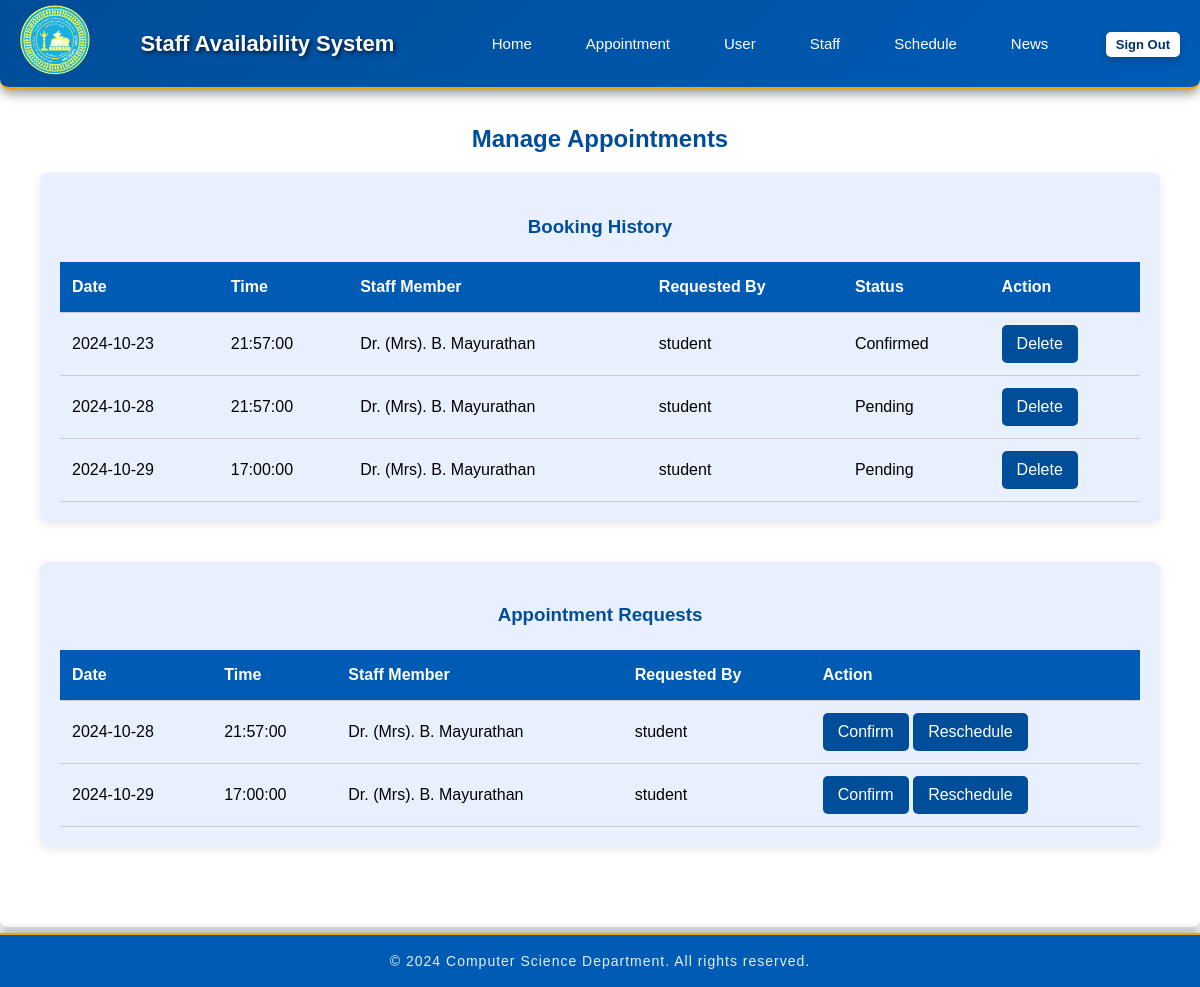
Page /page/AppointmentManagement.php on the earlier database version.
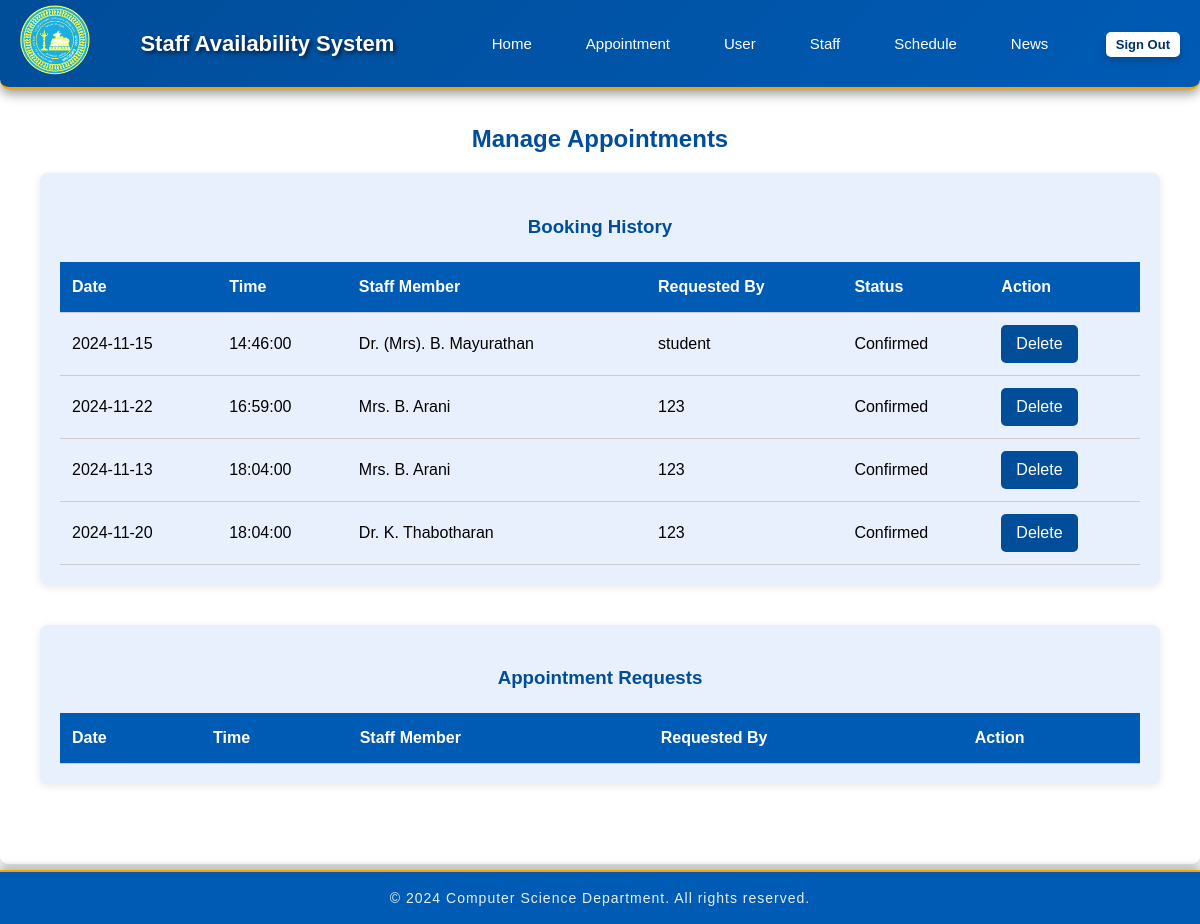
Same page on the later database version.
### tables this page shows
CREATE TABLE `appointments` (
  `id` int(11) NOT NULL,
  `staff_id` int(11) DEFAULT NULL,
  `staff_name` varchar(225) NOT NULL,
  `student_id` int(11) DEFAULT NULL,
  `appointment_date` date NOT NULL,
  `status` enum('Pending','Confirmed','Canceled') DEFAULT 'Pending',
  `created_at` datetime DEFAULT current_timestamp(),
  `appointment_time` time NOT NULL
);

CREATE TABLE `staff` (
  `id` int(11) NOT NULL,
  `name` varchar(255) NOT NULL,
  `position` varchar(100) NOT NULL,
  `office_location` varchar(255) DEFAULT NULL,
  `email` varchar(255) NOT NULL,
  `phone` varchar(20) DEFAULT NULL,
  `office_hours` varchar(255) DEFAULT NULL,
  `created_at` datetime DEFAULT current_timestamp()
);

CREATE TABLE `users` (
  `id` int(11) NOT NULL,
  `full_name` varchar(255) NOT NULL,
  `email` varchar(255) NOT NULL,
  `password` varchar(255) NOT NULL,
  `role` enum('Staff','Student','Admin') NOT NULL,
  `created_at` datetime DEFAULT current_timestamp()
);

### page/AppointmentManagement.php (the view, shortened to what the changed rows need)
<?php
$servername = "localhost";
$username = "csc210user";
$password = "CSC210!";
$dbname = "group6";
$conn = new mysqli($servername, $username, $password, $dbname);
$bookingHistory = [];
$sql = "SELECT a.id, a.appointment_date, a.appointment_time AS appointment_time, s.name AS staff_member,
               u.full_name AS requested_by, a.status
        FROM appointments a
        JOIN staff s ON a.staff_id = s.id
        JOIN users u ON a.student_id = u.id";
$result = $conn->query($sql);
if ($result && $result->num_rows > 0) {
    while ($row = $result->fetch_assoc()) {
        $bookingHistory[] = $row;
    }
}
$appointmentRequests = [];
$sql = "SELECT a.id, a.appointment_date, a.appointment_time AS appointment_time, u.full_name AS requested_by, s.name AS staff_member
        FROM appointments a
        JOIN staff s ON a.staff_id = s.id
        JOIN users u ON a.student_id = u.id WHERE a.status = 'Pending'";
$result = $conn->query($sql);
if ($result && $result->num_rows > 0) {
    while ($row = $result->fetch_assoc()) {
        $appointmentRequests[] = $row;
    }
}
?>
<!DOCTYPE html>
<html lang="en">
<head>
    <link rel="stylesheet" href="../style/navbar.css">
    <link rel="stylesheet" href="../style/stylesAppointment_Management.css">
    <link rel="stylesheet" href="https://cdnjs.cloudflare.com/ajax/libs/font-awesome/6.4.0/css/all.min.css"
/>
</head>
<body>
    <header class="header" id="header">
        <div class="navbar">
            <h1>Staff Availability System</h1>
        </div>
    </header>
    <section id="appointment-management">
        <div class="container">
            <h2>Manage Appointments</h2>
            <div class="section" id="booking-history">
                <table>
                    <thead>
                        <tr>
                            <th>Date</th>
                            <th>Time</th>
                            <th>Staff Member</th>
                            <th>Requested By</th>
                            <th>Status</th>
                            <th>Action</th>
                        </tr>
                    </thead>
                    <tbody id="booking-history-list">
                        <?php foreach ($bookingHistory as $item): ?>
                            <tr>
                                <td><?php echo htmlspecialchars($item['appointment_date']); ?></td>
                                <td><?php echo htmlspecialchars($item['appointment_time']); ?></td>
                                <td><?php echo htmlspecialchars($item['staff_member']); ?></td>
                                <td><?php echo htmlspecialchars($item['requested_by']); ?></td>
                                <td><?php echo htmlspecialchars($item['status']); ?></td>
                                <td>
                                    <form method="POST" style="display: inline;">
                                        <button type="submit" name="delete_appointment" class="delete">Delete</button>
                                    </form>
                                </td>
                            </tr>
                        <?php endforeach; ?>
                    </tbody>
                </table>
            </div>
            <div class="section" id="appointment-requests">
                <table>
                    <thead>
                        <tr>
                            <th>Date</th>
                            <th>Time</th>
                            <th>Staff Member</th>
                            <th>Requested By</th>
                            <th>Action</th>
                        </tr>
                    </thead>
                    <tbody id="appointment-requests-list">
                        <?php foreach ($appointmentRequests as $request): ?>
                            <tr>
                                <td><?php echo htmlspecialchars($request['appointment_date']); ?></td>
                                <td><?php echo htmlspecialchars($request['appointment_time']); ?></td>
                                <td><?php echo htmlspecialchars($request['staff_member']); ?></td>
                                <td><?php echo htmlspecialchars($item['requested_by']); ?></td>
                                <td>
                                    <form method="POST" style="display: inline;">
                                        <button type="submit" name="confirm_appointment" class="confirm">Confirm</button>
                                    </form>
                                    <button type="button" class="reschedule" onclick="showRescheduleModal(<?php echo $request['id']; ?>)">Reschedule</button>
                                </td>
                            </tr>
                        <?php endforeach; ?>
                    </tbody>
                </table>
            </div>
        </div>
    </section>
</body>
</html>

Differences in the rows shown:
removed appointments: appointment_date "2024-10-23", appointment_time "21:57:00", staff.name "Dr. (Mrs). B. Mayurathan", users.full_name "student", status "Confirmed", shown under "Booking History"
removed appointments: appointment_date "2024-10-28", appointment_time "21:57:00", staff.name "Dr. (Mrs). B. Mayurathan", users.full_name "student", status "Pending"
removed appointments: appointment_date "2024-10-29", appointment_time "17:00:00", staff.name "Dr. (Mrs). B. Mayurathan", users.full_name "student", status "Pending"
no longer on this page (row unchanged): users: full_name "student"
added appointments: appointment_date "2024-11-15", appointment_time "14:46:00", staff.name "Dr. (Mrs). B. Mayurathan", users.full_name "student", status "Confirmed", shown under "Booking History"
added appointments: appointment_date "2024-11-22", appointment_time "16:59:00", staff.name "Mrs. B. Arani", users.full_name "123", status "Confirmed", shown under "Booking History"
added appointments: appointment_date "2024-11-13", appointment_time "18:04:00", staff.name "Mrs. B. Arani", users.full_name "123", status "Confirmed", shown under "Booking History"
added appointments: appointment_date "2024-11-20", appointment_time "18:04:00", staff.name "Dr. K. Thabotharan", users.full_name "123", status "Confirmed", shown under "Booking History"
